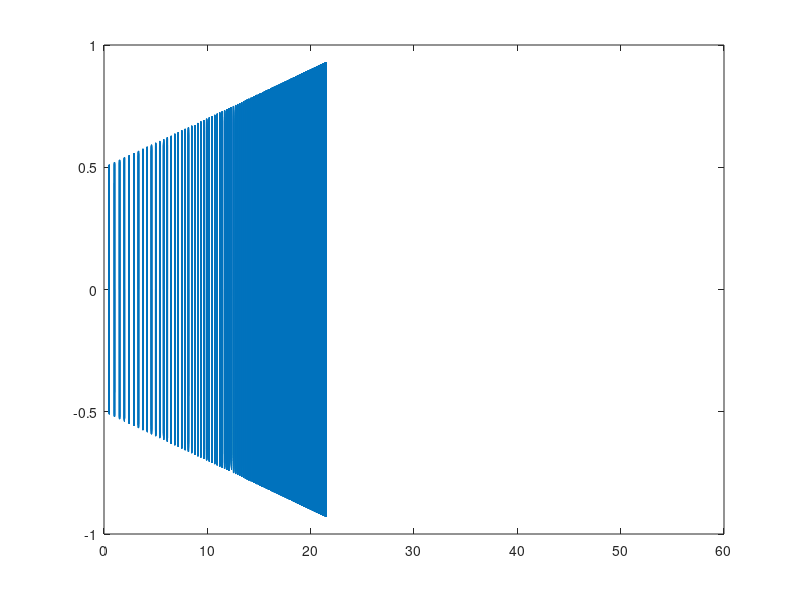

Source code (MATLAB):
clear all;
fs = 8192;
T = 1/fs;
duration = 60;
t = (0:T:duration-T);
f_init = 523.25;
f_end = f_init*2*2;
total_samples = fs*duration;

f_step = (f_end - f_init)/total_samples;
f = f_init:f_step:f_end-f_step;
A_t = 0.02*t + 0.5;

sig_length = length(t);
beep_sequence = zeros(1,sig_length);
beep_period = fs/2; 
beep_length = ceil(fs*0.03);

beep_period_base = beep_period;
period_dec_rate = ceil(beep_period_base*exp(-t/20));

beeps = []; 
for i=1:beep_period_base:sig_length
	beeps(end+1:end+beep_period_base) = beep_period;
	if period_dec_rate(i)>200
		beep_period = beep_period + period_dec_rate(i);
	end
end

for i = beeps
	beep_sequence(i:i+beep_length) = 1; 
end
beep_sequence(19/T:21.5/T) = 1;

y_t = A_t.*sin(2*pi*f.*t).*beep_sequence;

y_beep = y_t(1:21.5/T);

%sound(y_beep)
plot(t, y_t);
